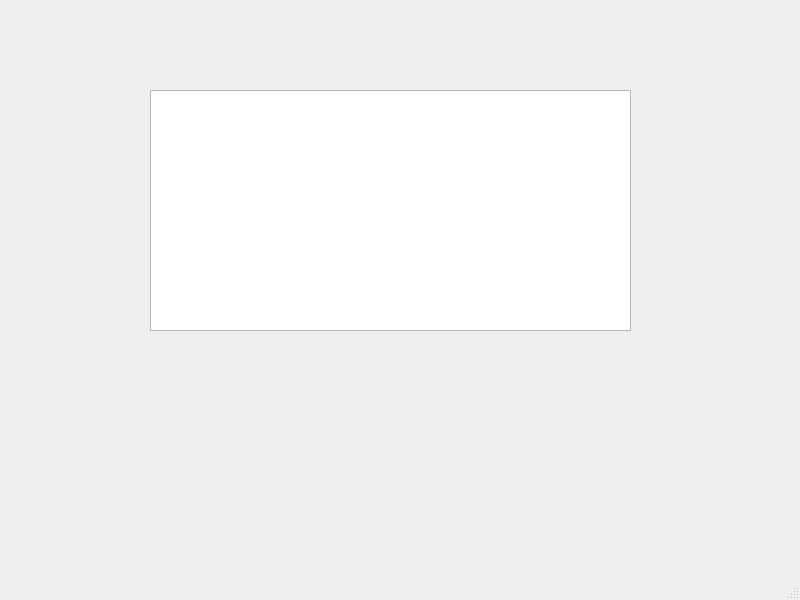
<?xml version="1.0" encoding="UTF-8"?>
<ui version="4.0">
 <class>MainWindow</class>
 <widget class="QMainWindow" name="MainWindow">
  <property name="geometry">
   <rect>
    <x>0</x>
    <y>0</y>
    <width>800</width>
    <height>600</height>
   </rect>
  </property>
  <property name="windowTitle">
   <string>MainWindow</string>
  </property>
  <widget class="QWidget" name="centralwidget">
   <widget class="QTextEdit" name="textEdit">
    <property name="geometry">
     <rect>
      <x>150</x>
      <y>90</y>
      <width>481</width>
      <height>241</height>
     </rect>
    </property>
   </widget>
  </widget>
  <widget class="QMenuBar" name="menubar">
   <property name="geometry">
    <rect>
     <x>0</x>
     <y>0</y>
     <width>800</width>
     <height>23</height>
    </rect>
   </property>
  </widget>
  <widget class="QStatusBar" name="statusbar"/>
 </widget>
 <resources/>
 <connections/>
</ui>
